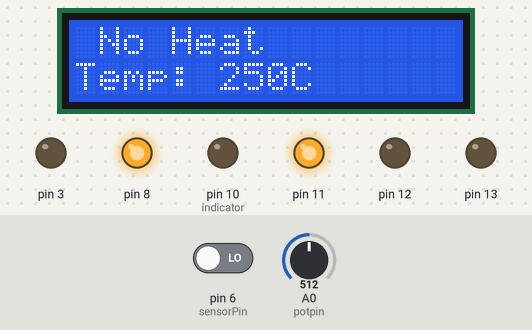
Recording of a sketch running on a simulated Arduino Uno, built with avr-gcc and run on an emulated ATmega328P. On the bench: 16×2 character LCD, output pins drawn as LEDs (lit = HIGH). Inputs (shaded band) come from the test bench; at power-on: pin 6 (sensorPin) LOW, A0 (potpin) = 512. What the sketch prints to the serial monitor is not drawn.

Above: at 2.6 s.
2.7 s: pin 6 (sensorPin) driven HIGH
At 7.1 s:
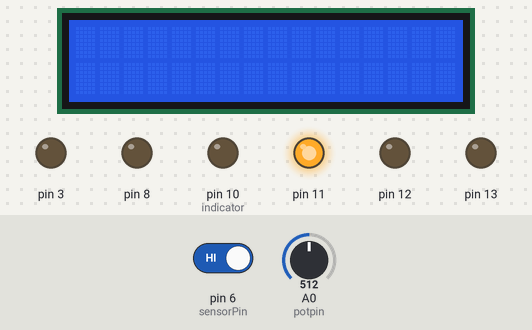
15.7 s: A0 (potpin) set to 92
At 24.0 s:
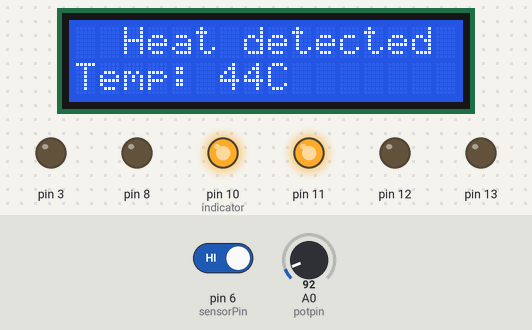
28.7 s: A0 (potpin) set to 74
At 37.3 s:
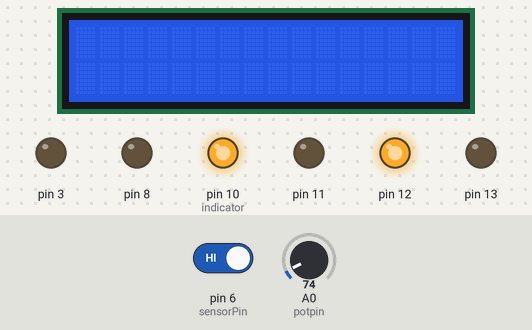
39.7 s: pin 6 (sensorPin) driven LOW
At 46.1 s:
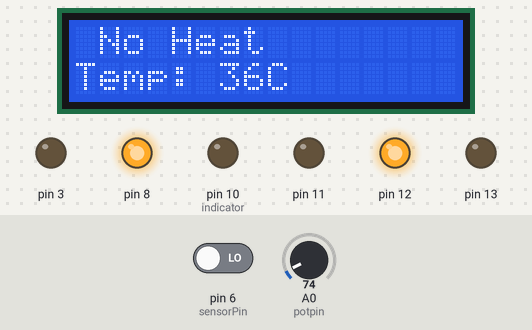
52.7 s: A0 (potpin) set to 30
At 57.1 s:
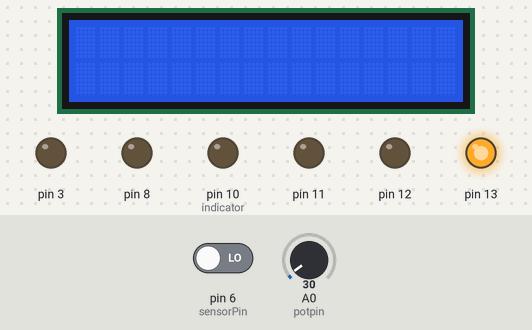
65.3 s: pin 6 (sensorPin) driven HIGH
At 66.2 s:
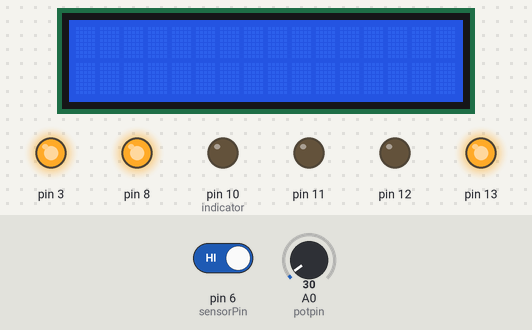
Timing chart, 0 to 71.4 s (numbered marks = the images above; inputs shaded):
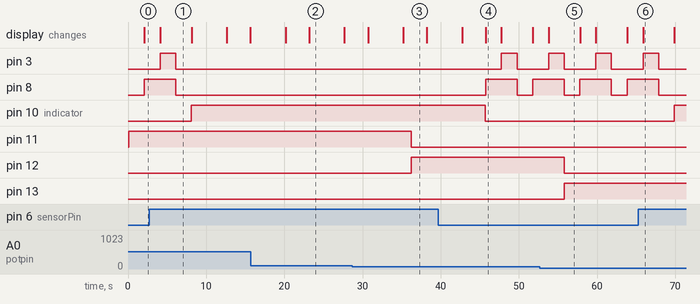

Measured:
- the behaviour switches between 84 and 83 on A0 (potpin) (found by bisection; images 2 and 3)
- after the input at 2.7 s, pin 3, pin 8: goes on until 6.1 s, then stays LOW; pin 10 (indicator): LOW → HIGH after 5.4 s
- after the input at 15.7 s, the display: first differs from a run without the input after 7.5 s (image 2)
- after the input at 28.7 s, pin 11: HIGH → LOW after 7.5 s; pin 12: LOW → HIGH after 7.5 s
- after the input at 39.7 s, pin 3: LOW → HIGH after 8.1 s, → LOW 2.0 s later; pin 8: LOW → HIGH after 6.0 s, → LOW 4.0 s later, → HIGH 2.0 s later; pin 10 (indicator): HIGH → LOW after 6.0 s; the display: first differs from a run without the input after 6.1 s (image 4)
- after the input at 52.7 s, pin 12: HIGH → LOW after 3.1 s; pin 13: LOW → HIGH after 3.1 s
- after the input at 65.3 s, pin 3, pin 8: goes on until 67.9 s, then stays LOW; pin 10 (indicator): LOW → HIGH after 4.6 s

The sketch:

UofT.ino
```cpp
#include <Wire.h>
#include <LiquidCrystal_I2C.h>
LiquidCrystal_I2C lcd(0x27, 16, 2);
byte sensorPin = 6;
byte indicator = 10;
int potpin = 0;
int val = 0;

void setup() {
  Serial.begin(9600);
  pinMode(13, OUTPUT);
  pinMode(12, OUTPUT);
  pinMode(11, OUTPUT);
  pinMode(3, OUTPUT);
  pinMode(8, OUTPUT);
  lcd.init();
  lcd.backlight();
  pinMode(sensorPin, INPUT);
  pinMode(indicator, OUTPUT);


}
void loop() {
  int vol = analogRead(A0) * (5.0 / 1023.0*100);   // read temperature value of LM35
Serial.print("Tep:");
 Serial.print(vol);
 Serial.println("C");

if (vol<28)                     // low temperature area and LED setup
{
  digitalWrite(13, HIGH);
  digitalWrite(12, LOW);
  digitalWrite(11, LOW);
  delay(2000);
}
else if (vol>=28 && vol<=40)
 {
   digitalWrite(13, LOW);

  digitalWrite(12, HIGH);
  digitalWrite(11, LOW);
  delay(2000);
}
else if (vol>40)                               //  low temperature area and LED setup

{
  digitalWrite(13, LOW);
  digitalWrite(12, LOW);
  digitalWrite(11, HIGH);
  delay(2000);
}


byte state = digitalRead(sensorPin);
digitalWrite(indicator, state);
val= map(analogRead(potpin),0,1023,0,255);
Serial.println(val);
if (state==1) {
  lcd.setCursor(2, 0);
  lcd.print("Heat detected");
  lcd.setCursor(0, 1);
  lcd.print("Temp: ");
  lcd.print(vol);
  lcd.print("C");
  delay(4500);
  lcd.clear();
  delay(1000);
}

else if (state==0) {
  lcd.setCursor(1,0);
  digitalWrite(8, HIGH);
  lcd.print("No Heat");
  lcd.setCursor(0, 1);
  lcd.print("Temp: ");
  lcd.print(vol);
  lcd.print("C");
  delay(2000);
  lcd.clear();
  lcd.setCursor(1,0);
  lcd.print("Turning fan on ");
  lcd.clear();

  digitalWrite(3, HIGH);


  delay(2000);
}
digitalWrite(8, LOW);
digitalWrite(3, LOW);
 }
```
